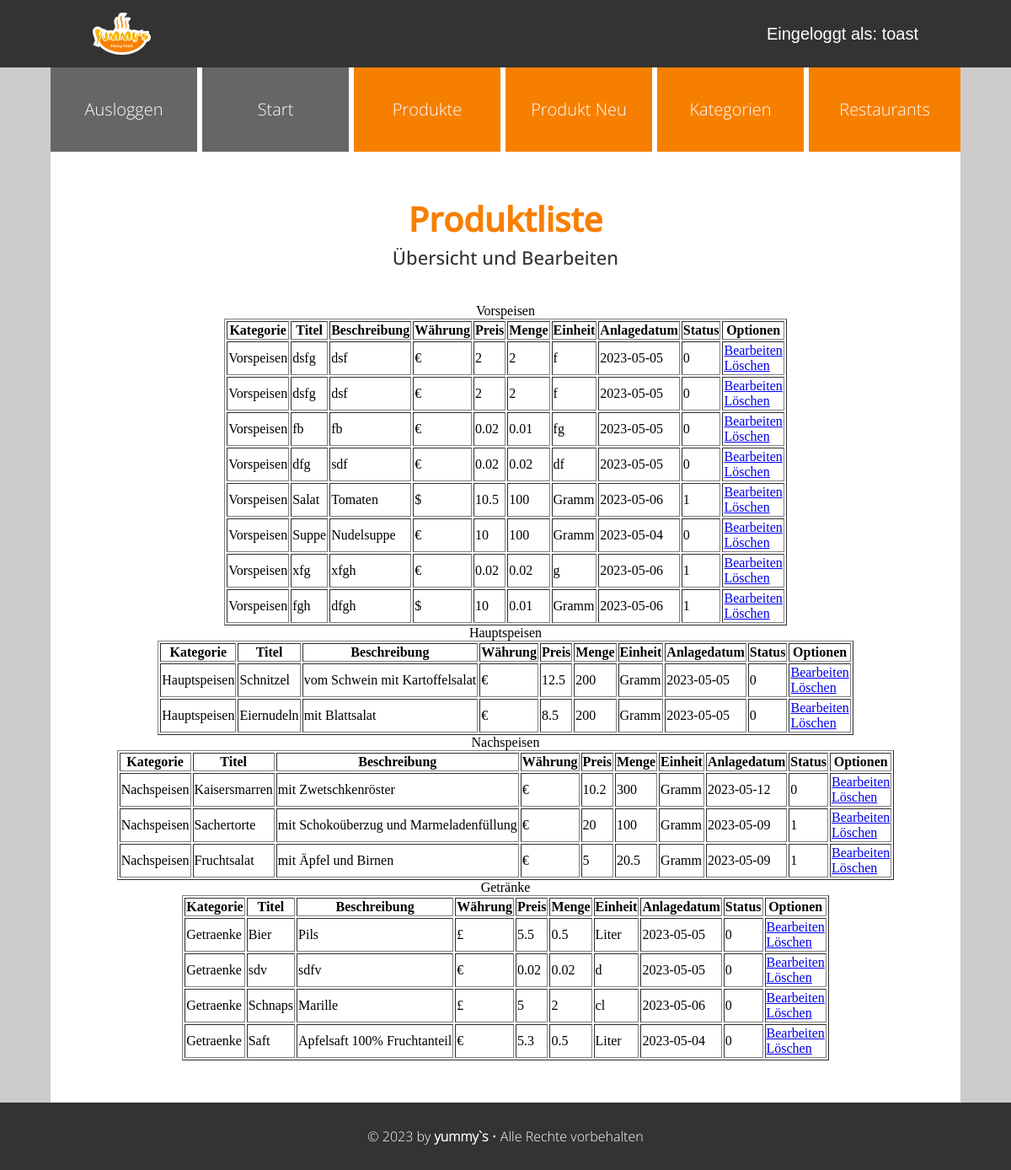
Page /admin/produkt_liste.php (signed in) on the earlier database version.
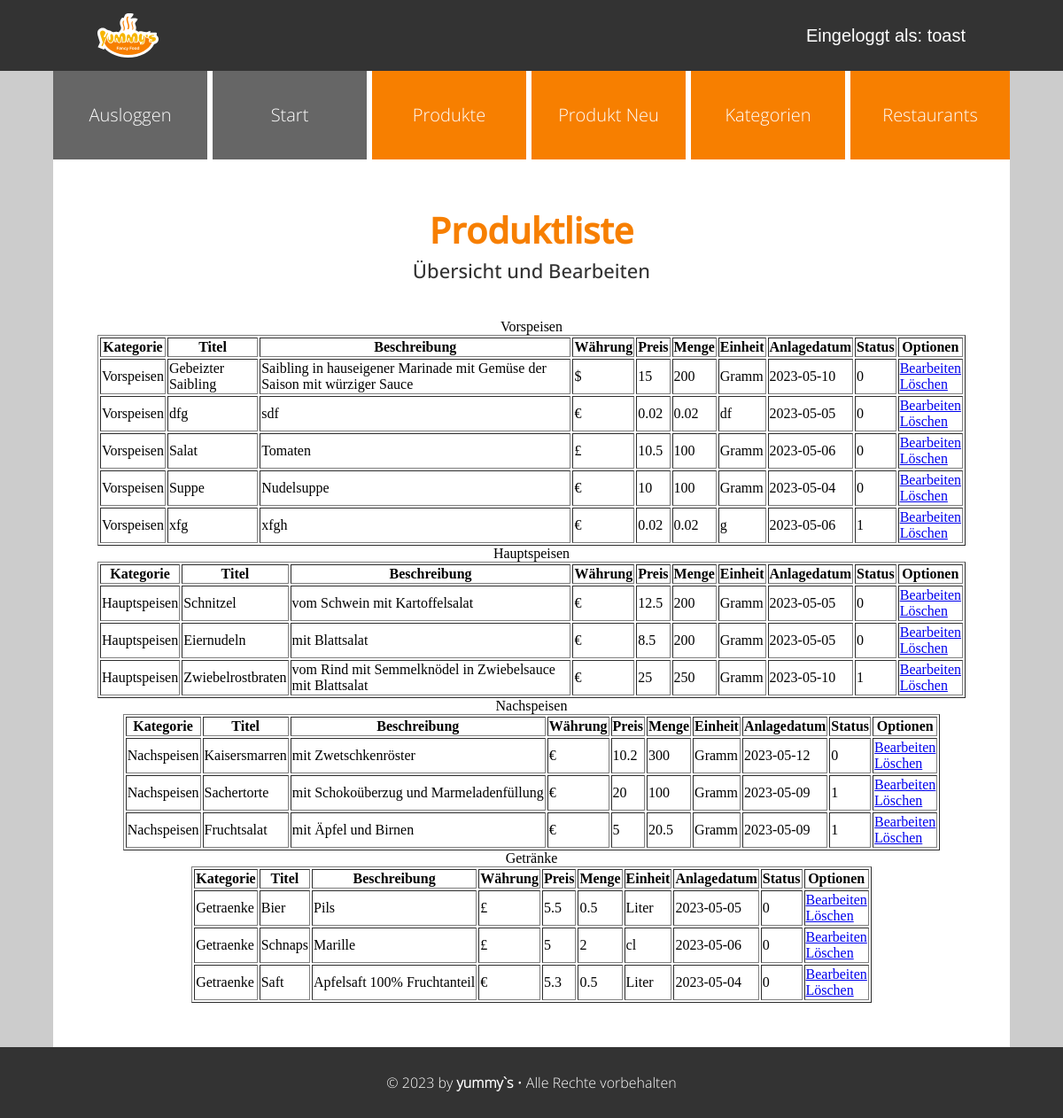
Same page on the later database version.
### tables this page shows
CREATE TABLE `produkte` (
  `id` int(10) UNSIGNED NOT NULL,
  `titel` varchar(200) NOT NULL,
  `beschreibung` text NOT NULL,
  `waehrung` varchar(10) NOT NULL,
  `preis` float UNSIGNED NOT NULL,
  `menge` float UNSIGNED NOT NULL,
  `einheit` varchar(50) NOT NULL,
  `anlagedatum` date NOT NULL,
  `aktiv` tinyint(1) DEFAULT 0,
  `kategorie_id` int(10) UNSIGNED NOT NULL,
  `restaurant_id` int(10) UNSIGNED DEFAULT NULL,
  `benutzer_id` int(10) UNSIGNED DEFAULT NULL
);

CREATE TABLE `kategorien` (
  `id` int(10) UNSIGNED NOT NULL,
  `bezeichnung` varchar(200) NOT NULL
);

### admin/setup.php (called while the page is built, shortened)
<?php
spl_autoload_register(
    function (string $klasse) {
        $prefix = "WIFI\\JUMMY\\";
        $basis = __DIR__ . "/Klassen/";
        $laenge = strlen($prefix);
        $relativ = substr($klasse, $laenge);
        $datei = $basis . str_replace("\\", "/", $relativ) . ".php";
    }
);

### admin/Klassen/Mysql.php (called while the page is built, shortened)
<?php
class Mysql
{
    private static ?Mysql $instanz = null;
    public static function getInstanz(): Mysql
    {
        if (!self::$instanz) {
            self::$instanz = new Mysql();
        }
        return self::$instanz;
    }
    private \mysqli $db;
    private function verbinden(): void
    {
        $this->db = new \mysqli(MYSQL_HOST, MYSQL_USER, MYSQL_PASSWORT, MYSQL_DATENBANK);
        $this->db->set_charset("utf8");
    }
    public function escape(string $wert): string
    {
        return $this->db->real_escape_string($wert);
    }
    public function query(string $sqlBefehl): \mysqli_result|bool
    {
        $result = $this->db->query($sqlBefehl);
        return $result;
    }
}

### admin/Klassen/Speisen/Produkte.php (called while the page is built, shortened)
<?php
class Produkte
{
    public function alleProdukteVs(): array
    {
        $db = Mysql::getInstanz();
        $produkteGesamtVs = array();
        $result = $db->query("SELECT * FROM produkte WHERE kategorie_id = 1");
        while ($row = $result->fetch_assoc()) {
            $produkteGesamtVs[] = new Produkt($row);
        }
        return $produkteGesamtVs;
    }
    public function alleProdukteHs(): array
    {
        $db = Mysql::getInstanz();
        $produkteGesamtHs = array();
        $result = $db->query("SELECT * FROM produkte WHERE kategorie_id = 2");
        while ($row = $result->fetch_assoc()) {
            $produkteGesamtHs[] = new Produkt($row);
        }
        return $produkteGesamtHs;
    }
    public function alleProdukteNs(): array
    {
        $db = Mysql::getInstanz();
        $produkteGesamtNs = array();
        $result = $db->query("SELECT * FROM produkte WHERE kategorie_id = 3");
        while ($row = $result->fetch_assoc()) {
            $produkteGesamtNs[] = new Produkt($row);
        }
        return $produkteGesamtNs;
    }
    public function alleProdukteGe(): array
    {
        $db = Mysql::getInstanz();
        $produkteGesamtGe = array();
        $result = $db->query("SELECT * FROM produkte WHERE kategorie_id = 4");
        while ($row = $result->fetch_assoc()) {
            $produkteGesamtGe[] = new Produkt($row);
        }
        return $produkteGesamtGe;
    }
}

### admin/Klassen/Speisen/DbRow/DbRowAbstract.php (called while the page is built, shortened)
<?php
abstract class DbRowAbstract
{
    protected string $tabelle;
    private array $daten = array();
    public function __construct(int|array $idOderDaten)
    {
        if (is_int($idOderDaten)) {
            $db = Mysql::getInstanz();
            $sqlId = $db->escape($idOderDaten);
            $result = $db->query("SELECT * FROM {$this->tabelle} WHERE id = '{$sqlId}'");
            $this->daten = $result->fetch_assoc();
        } else {
            $this->daten = $idOderDaten;
        }
    }
    public function __get(string $eigenschaft): mixed
    {
        return $this->daten[$eigenschaft];
    }
}

### admin/Klassen/Speisen/DbRow/Produkt.php (called while the page is built, shortened)
<?php
class Produkt extends DbRowAbstract
{
    public function kategorie(): Kategorie
    {
        return new Kategorie($this->kategorie_id);
    }
}

### admin/produkt_liste.php (the view, shortened to what this page needs)
<?php
include "setup.php";
include "kopf.php";
?>
<div id="admin-toptext">
    <h2 id="admin-headline">Produktliste</h2>
    <aside id="admin-subline">Übersicht und Bearbeiten</aside>
</div>
<?php
echo "Vorspeisen";
echo "<br>";
echo "<table border='1'>";
echo "<thead>";
echo "<th>Kategorie</th>";
echo "<th>Titel</th>";
echo "<th>Beschreibung</th>";
echo "<th>Währung</th>";
echo "<th>Preis</th>";
echo "<th>Menge</th>";
echo "<th>Einheit</th>";
echo "<th>Anlagedatum</th>";
echo "<th>Status</th>";
echo "<th>Optionen</th>";
echo "</thead>";
echo "<tbody>";
$produkteVs = new Produkte();
$alleProdukteVs = $produkteVs->alleProdukteVs();
foreach ($alleProdukteVs as $vorspeise) {
    echo "<tr>";
    echo "<td>" . $vorspeise->kategorie()->bezeichnung . "</td>";
    echo "<td>" . $vorspeise->titel . "</td>";
    echo "<td>" . $vorspeise->beschreibung . "</td>";
    echo "<td>" . $vorspeise->waehrung . "</td>";
    echo "<td>" . $vorspeise->preis . "</td>";
    echo "<td>" . $vorspeise->menge . "</td>";
    echo "<td>" . $vorspeise->einheit . "</td>";
    echo "<td>" . $vorspeise->anlagedatum . "</td>";
    echo "<td>" . $vorspeise->aktiv . "</td>";
    echo "<td>" . "<a href='produkt_bearbeiten.php?id={$vorspeise->id}'>Bearbeiten</a>" . "<br>"
        . "<a href='produkt_loeschen.php?id={$vorspeise->id}'>Löschen</a>" . "</td>";
    echo "</tr>";
}
echo "</tbody>";
echo "</table>";
echo "Hauptspeisen";
echo "<br>";
echo "<table border='1'>";
echo "<thead>";
echo "<th>Kategorie</th>";
echo "<th>Titel</th>";
echo "<th>Beschreibung</th>";
echo "<th>Währung</th>";
echo "<th>Preis</th>";
echo "<th>Menge</th>";
echo "<th>Einheit</th>";
echo "<th>Anlagedatum</th>";
echo "<th>Status</th>";
echo "<th>Optionen</th>";
echo "</thead>";
echo "<tbody>";
$produkteHs = new Produkte();
$alleProdukteHs = $produkteHs->alleProdukteHs();
foreach ($alleProdukteHs as $hauptspeise) {
    echo "<tr>";
    echo "<td>" . $hauptspeise->kategorie()->bezeichnung . "</td>";
    echo "<td>" . $hauptspeise->titel . "</td>";
    echo "<td>" . $hauptspeise->beschreibung . "</td>";
    echo "<td>" . $hauptspeise->waehrung . "</td>";
    echo "<td>" . $hauptspeise->preis . "</td>";
    echo "<td>" . $hauptspeise->menge . "</td>";
    echo "<td>" . $hauptspeise->einheit . "</td>";
    echo "<td>" . $hauptspeise->anlagedatum . "</td>";
    echo "<td>" . $hauptspeise->aktiv . "</td>";
    echo "<td>" . "<a href='produkt_bearbeiten.php?id={$hauptspeise->id}'>Bearbeiten</a>" . "<br>"
        . "<a href='produkt_loeschen.php?id={$hauptspeise->id}'>Löschen</a>" . "</td>";
    echo "</tr>";
}
echo "</tbody>";
echo "</table>";
echo "Nachspeisen";
echo "<br>";
echo "<table border='1'>";
echo "<thead>";
echo "<th>Kategorie</th>";
echo "<th>Titel</th>";
echo "<th>Beschreibung</th>";
echo "<th>Währung</th>";
echo "<th>Preis</th>";
echo "<th>Menge</th>";
echo "<th>Einheit</th>";
echo "<th>Anlagedatum</th>";
echo "<th>Status</th>";
echo "<th>Optionen</th>";
echo "</thead>";
echo "<tbody>";
$produkteNs = new Produkte();
$alleProdukteNs = $produkteNs->alleProdukteNs();
foreach ($alleProdukteNs as $nachtspeise) {
    echo "<tr>";
    echo "<td>" . $nachtspeise->kategorie()->bezeichnung . "</td>";
    echo "<td>" . $nachtspeise->titel . "</td>";
    echo "<td>" . $nachtspeise->beschreibung . "</td>";
    echo "<td>" . $nachtspeise->waehrung . "</td>";
    echo "<td>" . $nachtspeise->preis . "</td>";
    echo "<td>" . $nachtspeise->menge . "</td>";
    echo "<td>" . $nachtspeise->einheit . "</td>";
    echo "<td>" . $nachtspeise->anlagedatum . "</td>";
    echo "<td>" . $nachtspeise->aktiv . "</td>";
    echo "<td>" . "<a href='produkt_bearbeiten.php?id={$nachtspeise->id}'>Bearbeiten</a>" . "<br>"
        . "<a href='produkt_loeschen.php?id={$nachtspeise->id}'>Löschen</a>" . "</td>";
    echo "</tr>";
}
echo "</tbody>";
echo "</table>";
echo "Getränke";
echo "<br>";
echo "<table border='1'>";
echo "<thead>";
echo "<th>Kategorie</th>";
echo "<th>Titel</th>";
echo "<th>Beschreibung</th>";
echo "<th>Währung</th>";
echo "<th>Preis</th>";
echo "<th>Menge</th>";
echo "<th>Einheit</th>";
echo "<th>Anlagedatum</th>";
echo "<th>Status</th>";
echo "<th>Optionen</th>";
echo "</thead>";
echo "<tbody>";
$alleProdukteGe = $produkteNs->alleProdukteGe();
foreach ($alleProdukteGe as $getraenk) {
    echo "<tr>";
    echo "<td>" . $getraenk->kategorie()->bezeichnung . "</td>";
    echo "<td>" . $getraenk->titel . "</td>";
    echo "<td>" . $getraenk->beschreibung . "</td>";
    echo "<td>" . $getraenk->waehrung . "</td>";
    echo "<td>" . $getraenk->preis . "</td>";
    echo "<td>" . $getraenk->menge . "</td>";
    echo "<td>" . $getraenk->einheit . "</td>";
    echo "<td>" . $getraenk->anlagedatum . "</td>";
    echo "<td>" . $getraenk->aktiv . "</td>";
    echo "<td>" . "<a href='produkt_bearbeiten.php?id={$getraenk->id}'>Bearbeiten</a>" . "<br>"
        . "<a href='produkt_loeschen.php?id={$getraenk->id}'>Löschen</a>" . "</td>";
    echo "</tr>";
}
echo "</tbody>";
echo "</table>";
include "fuss.php";

### admin/kopf.php (shortened to what this page needs)
<!DOCTYPE html>
<html lang="de">
<head>
    <link rel="stylesheet" href="../css/admin-base.css">
    <link rel="stylesheet" href="../css/admin.css">
</head>
<body>
    <header>
        <div id="admin-header">
            <div class="admin-header-container">
                <img src="../img/yummy_rz.svg" alt="logo-yummys" id="yummy-logo-src">
                <p id="login-info-text"><?php echo "Eingeloggt als: " . $_SESSION["benutzername"]; ?></p>
            </div>
        </div>
    </header>
    <div class="admin-main-wrapper">
        <nav class="top-nav" id="top-nav">
            <ul id="top-nav-ul">
                <li> <a class="base-li-a" href="logout.php">Ausloggen</a> </li>
                <li> <a class="base-li-a" href="index.php">Start</a> </li>
                <li> <a class="main-li-a" href="produkt_liste.php">Produkte</a> </li>
                <li> <a class="main-li-a" href="produkt_neu.php">Produkt Neu</a> </li>
                <li> <a class="main-li-a" href="">Kategorien</a> </li>
                <li> <a class="main-li-a" href="">Restaurants</a> </li>
            </ul>
        </nav>
        <main>
            <div class="admin-inner-wrapper">

### admin/fuss.php (shortened to what this page needs)
</div>
</main>
</div>
<footer>
    <div id="admin-footer-end">
        <aside id="admin-footer-end-text">&copy; 2023 by <a href="#"><b>yummy`s</b></a> &bull; Alle Rechte
            vorbehalten</aside>
    </div>
</footer>
</body>
</html>

### css/admin.css (style rules this page uses)
:root { --white: #fff; --black: #000; --grey-extra-light: #f5f5f5; --grey-light: #ccc; --grey-medium: #7f7f7f; --grey-dark: #666; --grey-slate: #708090; --grey-extra-dark: #333; --soft-blue-light: #a8dadc; --soft-blue: #457b9d; --soft-blue-dark: #334a6b; --soft-blue-extra-dark: #1d3557; --soft-green-extra-light: #cbddab; --soft-green-light: #a3b18a; --soft-green: #588157; --soft-green-dark: #3a5a40; --soft-green-extra-dark: #344e41; --soft-red: #d62828; --soft-red-dark: #c1121f; --soft-red-extra-dark: #780000; --soft-orange-extra-light: #fee8bd; --soft-orange-light: #fcbf49; --soft-orange: #F77F00; --soft-orange-dark: #944d00; --soft-yellow-light: #ffdd00; --soft-yellow: #ffc300; --soft-beige: #EAE2B7; }
html, body { margin: 0; padding: 0; font-size: 100%; background-color: var(--grey-light); }
* { box-sizing: border-box; }

Differences in the rows shown:
removed produkte: kategorie.bezeichnung "Vorspeisen", titel "dsfg", beschreibung "dsf", waehrung "€", preis "2", menge "2", einheit "f", anlagedatum "2023-05-05", aktiv "0", shown under "Produktliste"
removed produkte: kategorie.bezeichnung "Vorspeisen", titel "fb", beschreibung "fb", waehrung "€", preis "0.02", menge "0.01", einheit "fg", anlagedatum "2023-05-05", aktiv "0", shown under "Produktliste"
removed produkte: kategorie.bezeichnung "Vorspeisen", titel "fgh", beschreibung "dfgh", waehrung "$", preis "10", menge "0.01", einheit "Gramm", anlagedatum "2023-05-06", aktiv "1", shown under "Produktliste"
removed produkte: kategorie.bezeichnung "Getraenke", titel "sdv", beschreibung "sdfv", waehrung "€", preis "0.02", menge "0.02", einheit "d", anlagedatum "2023-05-05", aktiv "0"
changed produkte: titel "dsfg" → "Gebeizter Saibling"; beschreibung "dsf" → "Saibling in hauseigener Marinade mit Gemüse der Saison mit würziger Sauce"; waehrung "€" → "$"; preis "2" → "15"; menge "2" → "200"; einheit "f" → "Gramm"; anlagedatum "2023-05-05" → "2023-05-10"
changed produkte "Salat": waehrung "$" → "£"; aktiv "1" → "0"
added produkte: kategorie.bezeichnung "Hauptspeisen", titel "Zwiebelrostbraten", beschreibung "vom Rind mit Semmelknödel in Zwiebelsauce mit Blattsalat", waehrung "€", preis "25", menge "250", einheit "Gramm", anlagedatum "2023-05-10", aktiv "1"
